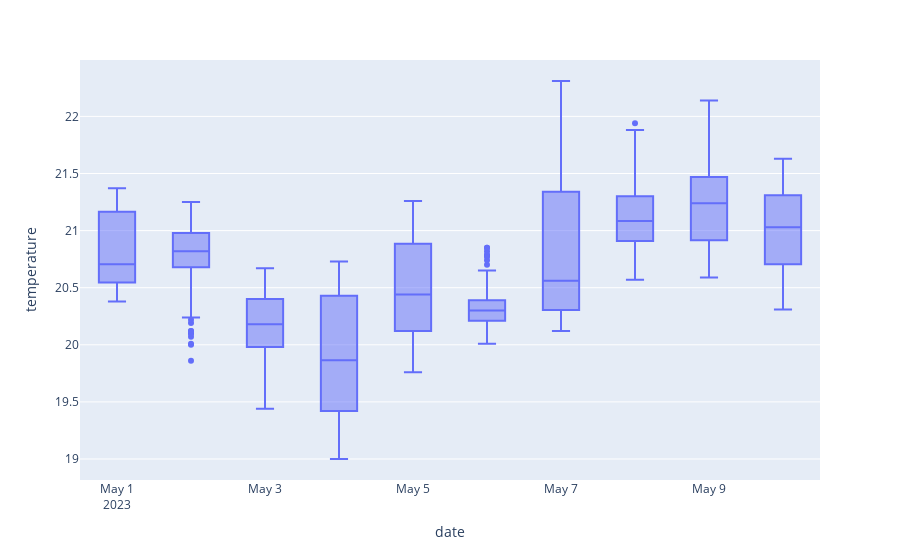

Notebook code cell kept with this figure:
### Code cell
fig = px.box(df_last_week, x="date", y="temperature")
fig.show()

### Figure 1 — Plotly figure (JSON) as saved in the notebook; plotly's stock layout.template omitted (floating-point values rounded to 4 significant figures; data arrays with more than 128 entries replaced by an {"elided": "..."} marker saying what was removed)
{"data": [{"alignmentgroup": "True", "hovertemplate": "date=%{x}<br>temperature=%{y}<extra></extra>", "legendgroup": "", "marker": {"color": "#636efa"}, "name": "", "notched": false, "offsetgroup": "", "orientation": "v", "showlegend": false, "type": "box", "x": {"elided": "1424 str values"}, "x0": " ", "xaxis": "x", "y": {"elided": "1424 float values"}, "y0": " ", "yaxis": "y"}], "layout": {"boxmode": "group", "legend": {"tracegroupgap": 0}, "margin": {"t": 60}, "xaxis": {"anchor": "y", "domain": [0, 1], "title": {"text": "date"}}, "yaxis": {"anchor": "x", "domain": [0, 1], "title": {"text": "temperature"}}}}
